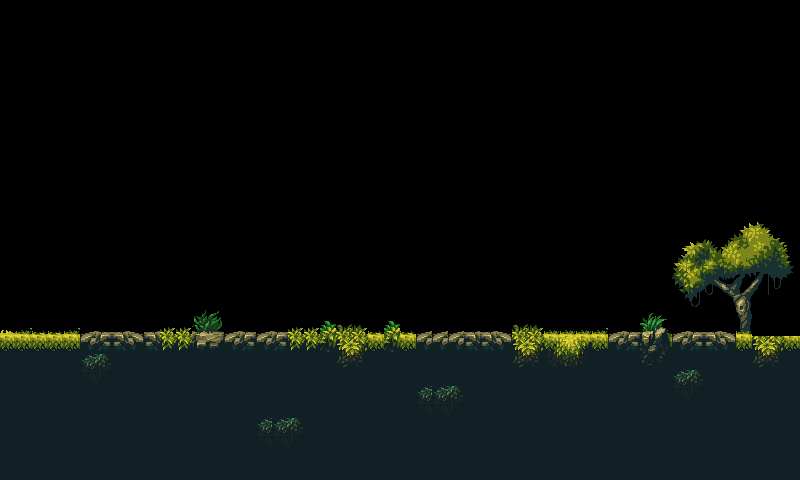

Rendered tile map (Tiled .tmx) drawn with the repository's tilesets; below, a short description and the full map source, tile grids included:
An orthogonal 50x30 tile map with 16x16 px tiles, 1 tile layer (圖塊層 1).

<map version="1.4" tiledversion="1.4.3" orientation="orthogonal" renderorder="right-down" width="50" height="30" tilewidth="16" tileheight="16" infinite="0" nextlayerid="2" nextobjectid="1">
 <editorsettings>
  <export target="game_map_16x16.js" format="js" />
 </editorsettings>
 <tileset firstgid="1" source="MagicCliff.tsx" />
 <layer id="1" name="圖塊層 1" width="50" height="30">
  <data encoding="csv">
0,0,0,0,0,0,0,0,0,0,0,0,0,0,0,0,0,0,0,0,0,0,0,0,0,0,0,0,0,0,0,0,0,0,0,0,0,0,0,0,0,0,0,0,0,0,0,0,0,0,
0,0,0,0,0,0,0,0,0,0,0,0,0,0,0,0,0,0,0,0,0,0,0,0,0,0,0,0,0,0,0,0,0,0,0,0,0,0,0,0,0,0,0,0,0,0,0,0,0,0,
0,0,0,0,0,0,0,0,0,0,0,0,0,0,0,0,0,0,0,0,0,0,0,0,0,0,0,0,0,0,0,0,0,0,0,0,0,0,0,0,0,0,0,0,0,0,0,0,0,0,
0,0,0,0,0,0,0,0,0,0,0,0,0,0,0,0,0,0,0,0,0,0,0,0,0,0,0,0,0,0,0,0,0,0,0,0,0,0,0,0,0,0,0,0,0,0,0,0,0,0,
0,0,0,0,0,0,0,0,0,0,0,0,0,0,0,0,0,0,0,0,0,0,0,0,0,0,0,0,0,0,0,0,0,0,0,0,0,0,0,0,0,0,0,0,0,0,0,0,0,0,
0,0,0,0,0,0,0,0,0,0,0,0,0,0,0,0,0,0,0,0,0,0,0,0,0,0,0,0,0,0,0,0,0,0,0,0,0,0,0,0,0,0,0,0,0,0,0,0,0,0,
0,0,0,0,0,0,0,0,0,0,0,0,0,0,0,0,0,0,0,0,0,0,0,0,0,0,0,0,0,0,0,0,0,0,0,0,0,0,0,0,0,0,0,0,0,0,0,0,0,0,
0,0,0,0,0,0,0,0,0,0,0,0,0,0,0,0,0,0,0,0,0,0,0,0,0,0,0,0,0,0,0,0,0,0,0,0,0,0,0,0,0,0,0,0,0,0,0,0,0,0,
0,0,0,0,0,0,0,0,0,0,0,0,0,0,0,0,0,0,0,0,0,0,0,0,0,0,0,0,0,0,0,0,0,0,0,0,0,0,0,0,0,0,0,0,0,0,0,0,0,0,
0,0,0,0,0,0,0,0,0,0,0,0,0,0,0,0,0,0,0,0,0,0,0,0,0,0,0,0,0,0,0,0,0,0,0,0,0,0,0,0,0,0,0,0,0,0,0,0,0,0,
0,0,0,0,0,0,0,0,0,0,0,0,0,0,0,0,0,0,0,0,0,0,0,0,0,0,0,0,0,0,0,0,0,0,0,0,0,0,0,0,0,0,0,0,0,0,0,0,0,0,
0,0,0,0,0,0,0,0,0,0,0,0,0,0,0,0,0,0,0,0,0,0,0,0,0,0,0,0,0,0,0,0,0,0,0,0,0,0,0,0,0,0,0,0,0,0,0,0,0,0,
0,0,0,0,0,0,0,0,0,0,0,0,0,0,0,0,0,0,0,0,0,0,0,0,0,0,0,0,0,0,0,0,0,0,0,0,0,0,0,0,0,0,0,0,0,0,0,0,0,0,
0,0,0,0,0,0,0,0,0,0,0,0,0,0,0,0,0,0,0,0,0,0,0,0,0,0,0,0,0,0,0,0,0,0,0,0,0,0,0,0,0,0,129,130,131,132,133,134,135,136,
0,0,0,0,0,0,0,0,0,0,0,0,0,0,0,0,0,0,0,0,0,0,0,0,0,0,0,0,0,0,0,0,0,0,0,0,0,0,0,0,0,0,187,188,189,190,191,192,193,194,
0,0,0,0,0,0,0,0,0,0,0,0,0,0,0,0,0,0,0,0,0,0,0,0,0,0,0,0,0,0,0,0,0,0,0,0,0,0,0,0,0,0,245,246,247,248,249,250,251,252,
0,0,0,0,0,0,0,0,0,0,0,0,0,0,0,0,0,0,0,0,0,0,0,0,0,0,0,0,0,0,0,0,0,0,0,0,0,0,0,0,0,0,303,304,305,306,307,308,309,310,
0,0,0,0,0,0,0,0,0,0,0,0,0,0,0,0,0,0,0,0,0,0,0,0,0,0,0,0,0,0,0,0,0,0,0,0,0,0,0,0,0,0,361,362,363,364,365,366,367,368,
0,0,0,0,0,0,0,0,0,0,0,0,0,0,0,0,0,0,0,0,0,0,0,0,0,0,0,0,0,0,0,0,0,0,0,0,0,0,0,0,0,0,419,420,421,422,423,424,425,426,
0,0,0,0,0,0,0,0,0,0,0,0,608,609,0,0,0,0,0,0,0,0,0,0,0,0,0,0,0,0,0,0,0,0,0,0,0,0,0,0,358,359,477,478,479,480,481,482,483,484,
642,644,643,643,644,663,664,2147484312,2147484311,2147484312,661,661,666,667,663,664,663,664,661,661,645,655,656,643,645,643,663,663,663,2147484312,2147484312,2147484311,655,656,651,652,653,644,663,664,416,417,663,664,2147484312,2147484311,539,540,541,542,
704,704,704,704,704,721,722,2147484370,2147484369,2147484370,719,719,724,725,721,722,721,722,719,719,703,713,714,704,703,704,721,721,721,2147484370,2147484370,2147484369,713,714,709,710,711,704,721,722,474,475,721,722,2147484370,2147484369,704,713,714,704,
878,878,878,878,878,880,881,878,878,878,878,878,878,878,878,878,878,878,878,878,878,771,772,878,878,878,878,878,878,878,878,878,771,772,767,768,769,878,878,878,532,533,878,878,878,878,878,771,772,878,
936,936,936,936,936,938,939,936,936,936,936,936,936,936,936,936,936,936,936,936,936,936,936,936,936,936,936,936,936,936,936,936,936,936,936,936,935,936,936,936,936,936,880,881,936,936,936,936,936,936,
994,994,994,994,994,994,994,994,994,994,994,994,994,994,994,994,994,994,994,994,994,994,994,994,994,994,880,880,881,994,994,994,994,994,994,994,993,994,994,994,994,994,938,939,994,994,994,994,994,994,
762,762,762,762,762,762,762,762,762,762,762,762,762,762,762,762,762,762,762,762,762,762,762,762,762,762,938,938,939,762,762,762,762,762,762,762,762,762,762,762,762,762,762,762,762,762,762,762,762,762,
820,820,820,820,820,820,820,820,820,820,820,820,820,820,820,820,880,880,881,820,820,820,820,820,820,820,820,820,820,820,820,820,820,820,820,820,820,820,820,820,820,820,820,820,820,820,820,820,820,820,
878,878,878,878,878,878,878,878,878,878,878,878,878,878,878,878,938,938,939,878,878,878,878,878,878,878,878,878,878,878,878,878,878,878,878,878,878,878,878,878,878,878,878,878,878,878,878,878,878,878,
936,936,936,936,936,936,936,936,936,936,936,936,936,936,936,936,936,936,936,936,936,936,936,936,936,936,936,936,936,936,936,936,936,936,936,936,936,936,936,936,936,936,936,936,936,936,936,936,936,936,
994,994,994,994,994,994,994,994,994,994,994,994,994,994,994,994,994,994,994,994,994,994,994,994,994,994,994,994,994,994,994,994,994,994,994,994,994,994,994,994,994,994,994,994,994,994,994,994,994,994
</data>
 </layer>
</map>
